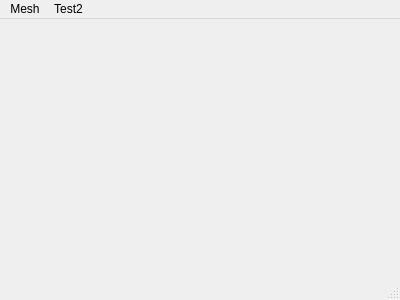
<?xml version="1.0" encoding="UTF-8"?>
<ui version="4.0">
 <class>MainWindow</class>
 <widget class="QMainWindow" name="MainWindow">
  <property name="geometry">
   <rect>
    <x>0</x>
    <y>0</y>
    <width>400</width>
    <height>300</height>
   </rect>
  </property>
  <property name="windowTitle">
   <string>MainWindow</string>
  </property>
  <widget class="BVGLWidget" name="centralWidget">
   <property name="mouseTracking">
    <bool>false</bool>
   </property>
  </widget>
  <widget class="QMenuBar" name="menuBar">
   <property name="geometry">
    <rect>
     <x>0</x>
     <y>0</y>
     <width>400</width>
     <height>21</height>
    </rect>
   </property>
   <widget class="QMenu" name="menuMesh">
    <property name="title">
     <string>Mesh</string>
    </property>
    <addaction name="actionOpen"/>
    <addaction name="actionTest"/>
    <addaction name="actionSave"/>
    <addaction name="separator"/>
    <addaction name="actionExit"/>
   </widget>
   <widget class="QMenu" name="menuTest">
    <property name="title">
     <string>Test2</string>
    </property>
   </widget>
   <addaction name="menuMesh"/>
   <addaction name="menuTest"/>
  </widget>
  <widget class="QStatusBar" name="statusBar"/>
  <action name="actionOpen">
   <property name="text">
    <string>Open</string>
   </property>
  </action>
  <action name="actionExit">
   <property name="text">
    <string>Exit</string>
   </property>
  </action>
  <action name="actionSave">
   <property name="checkable">
    <bool>false</bool>
   </property>
   <property name="text">
    <string>Save</string>
   </property>
  </action>
  <action name="actionTest">
   <property name="text">
    <string>Test</string>
   </property>
  </action>
 </widget>
 <layoutdefault spacing="6" margin="11"/>
 <customwidgets>
  <customwidget>
   <class>BVGLWidget</class>
   <extends>QWidget</extends>
   <header>bvglwidget.h</header>
   <container>1</container>
   <slots>
    <slot>testSlot()</slot>
   </slots>
  </customwidget>
 </customwidgets>
 <resources/>
 <connections>
  <connection>
   <sender>actionExit</sender>
   <signal>activated()</signal>
   <receiver>MainWindow</receiver>
   <slot>close()</slot>
   <hints>
    <hint type="sourcelabel">
     <x>-1</x>
     <y>-1</y>
    </hint>
    <hint type="destinationlabel">
     <x>199</x>
     <y>149</y>
    </hint>
   </hints>
  </connection>
  <connection>
   <sender>actionOpen</sender>
   <signal>activated()</signal>
   <receiver>MainWindow</receiver>
   <slot>openFile()</slot>
   <hints>
    <hint type="sourcelabel">
     <x>-1</x>
     <y>-1</y>
    </hint>
    <hint type="destinationlabel">
     <x>199</x>
     <y>149</y>
    </hint>
   </hints>
  </connection>
  <connection>
   <sender>actionSave</sender>
   <signal>activated()</signal>
   <receiver>MainWindow</receiver>
   <slot>saveFile()</slot>
   <hints>
    <hint type="sourcelabel">
     <x>-1</x>
     <y>-1</y>
    </hint>
    <hint type="destinationlabel">
     <x>199</x>
     <y>149</y>
    </hint>
   </hints>
  </connection>
 </connections>
 <slots>
  <slot>openFile()</slot>
  <slot>saveFile()</slot>
  <slot>navi()</slot>
  <slot>testSlot()</slot>
 </slots>
</ui>
